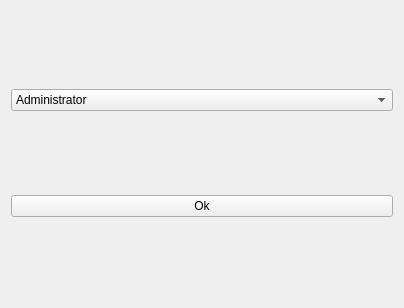
<?xml version="1.0" encoding="UTF-8"?>
<ui version="4.0">
 <class>ModeWindow</class>
 <widget class="QWidget" name="ModeWindow">
  <property name="geometry">
   <rect>
    <x>0</x>
    <y>0</y>
    <width>404</width>
    <height>308</height>
   </rect>
  </property>
  <property name="windowTitle">
   <string>ModeWindow</string>
  </property>
  <layout class="QVBoxLayout" name="verticalLayout">
   <item>
    <widget class="QComboBox" name="modeCombo">
     <item>
      <property name="text">
       <string>Administrator</string>
      </property>
     </item>
     <item>
      <property name="text">
       <string>User</string>
      </property>
     </item>
    </widget>
   </item>
   <item>
    <widget class="QPushButton" name="okButton">
     <property name="text">
      <string>Ok</string>
     </property>
    </widget>
   </item>
  </layout>
 </widget>
 <resources/>
 <connections/>
</ui>
